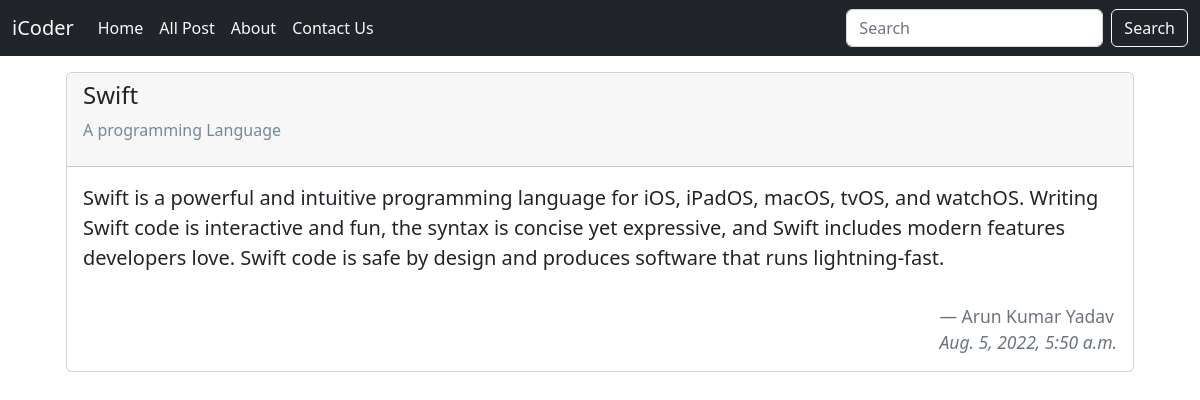
Page /bash/swift on the committed database.
### blogApp/models.py (models this page shows)
class Post(models.Model):
    post_SrNo = models.AutoField
    post_title = models.CharField(max_length=80)
    post_about = models.CharField(max_length=200)
    slug = models.CharField(max_length=150)
    post_content = models.TextField()
    post_pubDate = models.DateTimeField()
    post_authorName = models.CharField(max_length=50)
    def __str__(self):
        return self.post_title

### blogApp/views.py (the view)
# urls.py: path('bash', views.bash, name='bash'),
def bash(request, slug):
    postData = Post.objects.filter(slug=slug).first()
    print(postData)
    postDat = {'postD':postData}
    return render(request, 'bash.html', postDat)

### blogApp/templates/bash.html (shortened to what this page needs)
<!doctype html>
<html lang="en">
<head>
    <link href="https://cdn.jsdelivr.net/npm/bootstrap@5.2.0/dist/css/bootstrap.min.css" rel="stylesheet"
>
</head>
<body>
    <nav class="navbar navbar-expand-lg bg-dark">
        <div class="container-fluid">
            <a class="navbar-brand text-light " href="#">iCoder</a>
            <div class="collapse navbar-collapse" id="navbarSupportedContent">
                <ul class="navbar-nav me-auto mb-2 mb-lg-0">
                    <li class="nav-item">
                        <a class="nav-link text-light" aria-current="page" href="home">Home</a>
                    </li>
                    <li class="nav-item">
                        <a class="nav-link text-light" href="allpost">All Post</a>
                    </li>
                    <li class="nav-item">
                        <a class="nav-link text-light" href="about">About</a>
                    </li>
                    <li class="nav-item">
                        <a class="nav-link text-light" href="contact">Contact Us</a>
                    </li>
                </ul>
                <form class="d-flex" role="search">
                    <input class="form-control me-2" type="search" placeholder="Search" aria-label="Search">
                    <button class="btn btn-outline-light" type="submit">Search</button>
                </form>
            </div>
        </div>
    </nav>
    <div class="container mt-3">
        <div class="leftCont container ">
            <div class="container leftContAdjust">
                <div class="card d-flex ">
                    <div class="card-header " >
                        <h4>{{postD.post_title}}</h4>
                        <p style="color:lightslategrey" >{{postD.post_about}}</p>
                    </div>
                    <div class="card-body">
                        <blockquote class="blockquote mb-0">
                            <p>{{postD.post_content}}</p><br>
                            <footer class="blockquote-footer" style="float:right;">{{postD.post_authorName}}<br><cite title="Source Title" style="float:right ;">{{postD.post_pubDate}}</cite></footer>
                        </blockquote>
                    </div>
                </div>
            </div>
        </div>
    </div>
</body>
</html>

### rows in the picture
Post: post_title "Swift", post_about "A programming Language", post_content "Swift is a powerful and intuitive programming language for iOS, iPadOS, macOS, tvOS, and watchOS. Writing Swift code is interactive and fun, the syntax is concise yet expressive, and Swift includes modern features developers love. Swift code is safe by design and produces software that runs lightning-fast.", post_authorName "Arun Kumar Yadav", post_pubDate "Aug. 5, 2022, 5:50 a.m."
